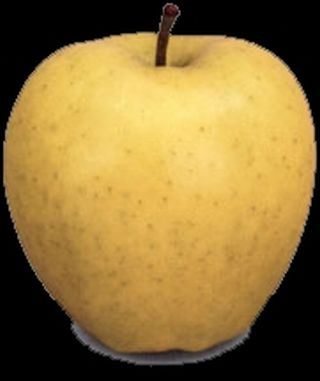
%> input picture bilder/aTest.jpg, 320 x 381 px
$ octave --eval "result = fruitSegment('bilder/aTest.jpg');"   (GNU Octave 9; MATLAB toolbox functions it lacks are replaced by stand-ins)
%> lines starting %> are read from the running program, lines starting %| are printed output that depends on the picture; in (x1, y1, x2, y2) boxes, pixels count from 0 and x2, y2 are one past the last pixel; in counts of white or black regions, pixels touching at a corner belong together; the program's own positions count from 1
function [RGB,bw] = fruitSegment(fString)
%> called with fString = 'bilder/aTest.jpg'

RGB = imread(fString);
%> RGB is the input picture: size 381x320x3 uint8; mean R, G, B 143, 115.4, 57.8
%imshow(RGB);

I = rgb2gray(RGB);
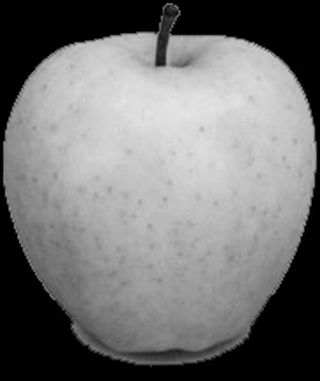
%> I: size 381x320 uint8; min 0, max 228, mean 117.1
threshold = graythresh(I);
%> threshold = 0.349
bw = im2bw(I,threshold);
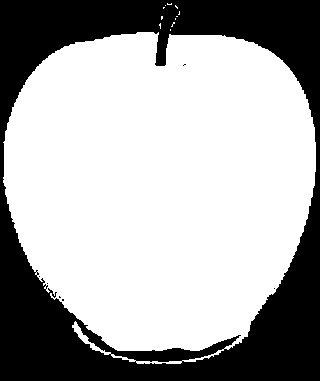
%> bw: size 381x320 logical; 66.8% white; 7 black regions (6 under 20 px), largest, box (x1, y1, x2, y2) and area: (0, 0, 320, 381) 40444

% remove all object containing fewer than 30 pixels
bw = bwareaopen(bw,30);
%> bw: size 381x320 logical; 66.8% white; 7 black regions (6 under 20 px), largest, box (x1, y1, x2, y2) and area: (0, 0, 320, 381) 40495

% fill a gap in the pen's cap
se = strel('disk',2);
bw = imclose(bw,se);
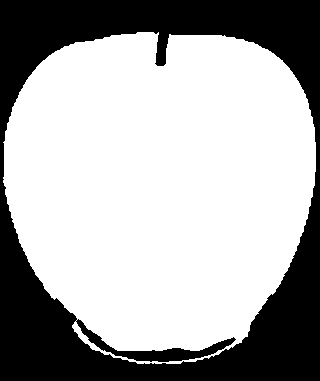
%> bw: size 381x320 logical; 66.9% white; 1 black region, box (x1, y1, x2, y2) and area: (0, 0, 320, 381) 40344

% fill any holes, so that regionprops can be used to estimate
% the area enclosed by each of the boundaries
bw = imfill(bw,'holes');
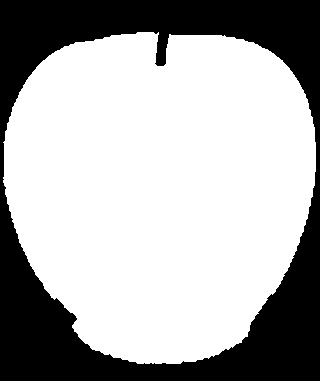
%> bw: size 381x320 logical; 68.1% white; 1 black region, box (x1, y1, x2, y2) and area: (0, 0, 320, 381) 38922

%imshow(bw);

end

$ run again, on bilder/a0.jpg
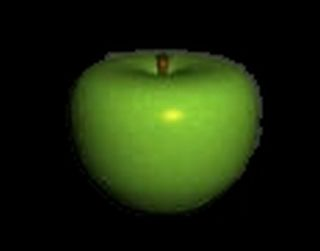
%> input picture bilder/a0.jpg, 320 x 251 px
%> in fruitSegment, RGB is the input picture: size 251x320x3 uint8; mean R, G, B 26.4, 39, 10.8
%> in fruitSegment, `I = rgb2gray(RGB);`:
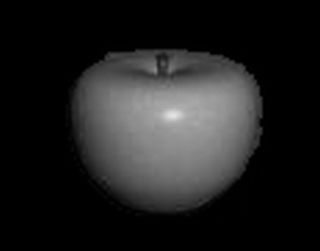
%> I: size 251x320 uint8; min 0, max 227, mean 32
%> threshold = 0.22
%> in fruitSegment, `bw = imclose(bw,se);`:
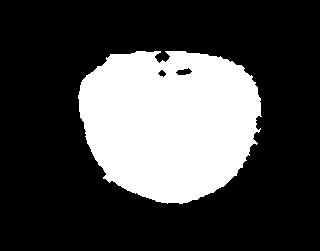
%> bw: size 251x320 logical; 27.4% white; 1 white region, box (x1, y1, x2, y2) and area: (78, 51, 262, 204) 21991

$ run again, on bilder/a1.jpg
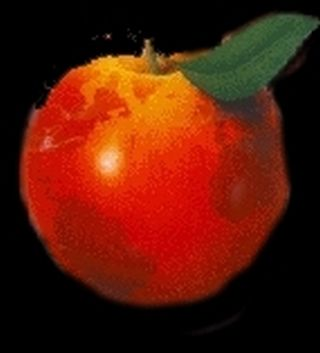
%> input picture bilder/a1.jpg, 320 x 353 px
%> in fruitSegment, RGB is the input picture: size 353x320x3 uint8; mean R, G, B 87.7, 25.8, 8.4
%> in fruitSegment, `I = rgb2gray(RGB);`:
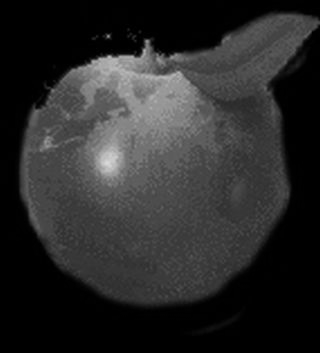
%> I: size 353x320 uint8; min 0, max 217, mean 42.3
%> threshold = 0.161
%> in fruitSegment, `bw = imclose(bw,se);`:
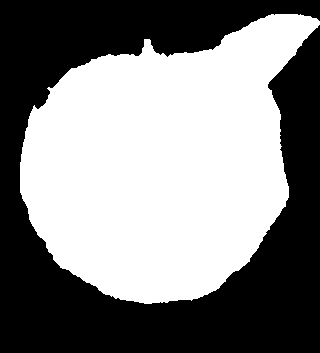
%> bw: size 353x320 logical; 51.7% white; 1 black region, box (x1, y1, x2, y2) and area: (0, 0, 320, 353) 54591

$ run again, on bilder/a10.jpg
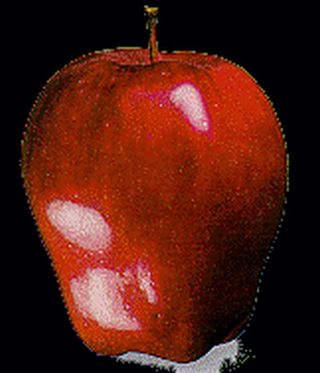
%> input picture bilder/a10.jpg, 320 x 373 px
%> in fruitSegment, RGB is the input picture: size 373x320x3 uint8; mean R, G, B 78.6, 27.3, 17.2
%> in fruitSegment, `I = rgb2gray(RGB);`:
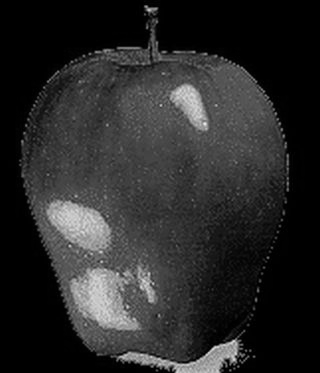
%> I: size 373x320 uint8; min 0, max 234, mean 41.3
%> threshold = 0.173
%> in fruitSegment, `bw = imfill(bw,'holes');`:
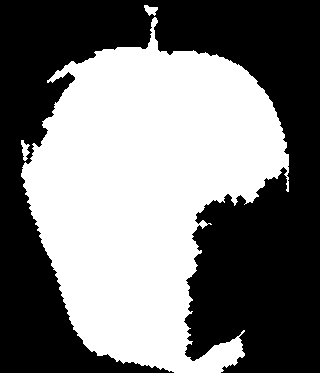
%> bw: size 373x320 logical; 47.5% white; 3 white regions, box (x1, y1, x2, y2) and area: (21, 17, 289, 373) 56485, (21, 140, 30, 161) 103, (144, 5, 158, 16) 95
